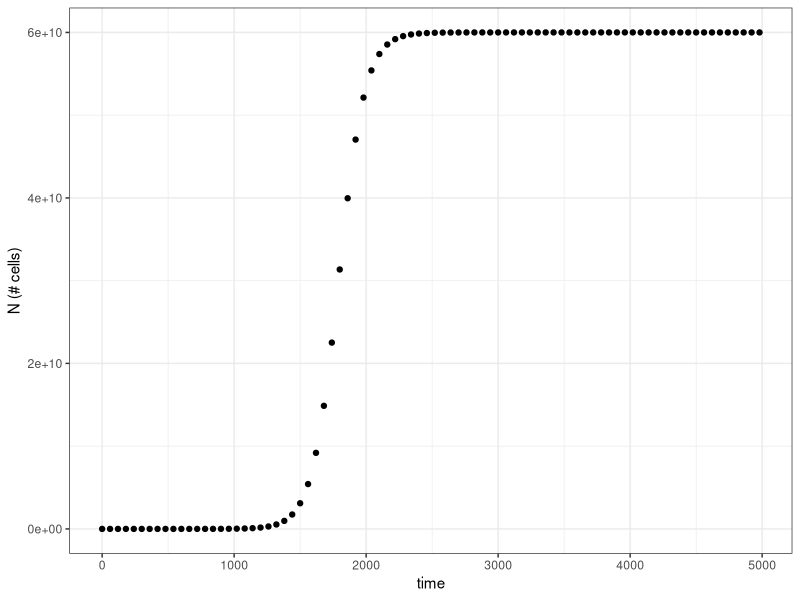
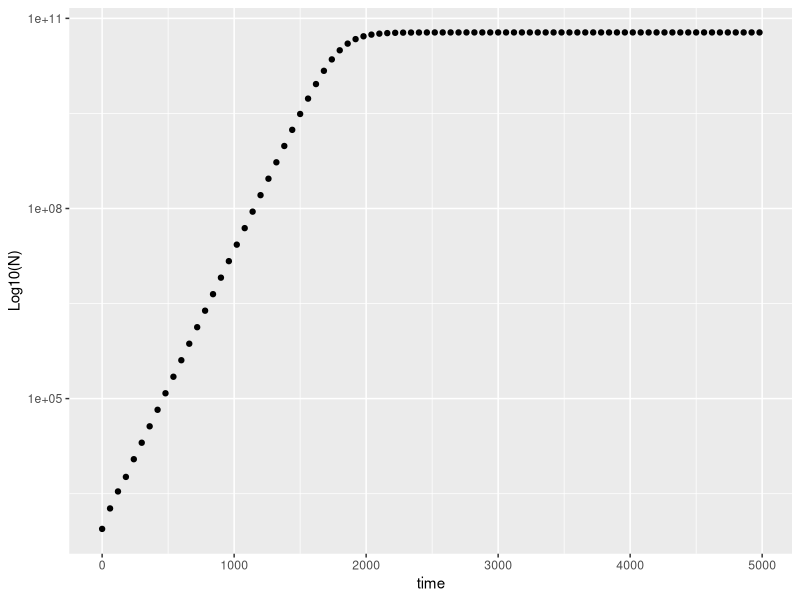

Reproduce these figures in R, in order.
#Script to plot the logistic growth data (plotting)

#uploading the data
growth_data <- read.csv("experiment.csv")

#installing package required for analysis
install.packages("ggplot2")
library(ggplot2)


#plotting the logistic model of the data
ggplot(aes(t,N), data = growth_data) +
  
  geom_point() +
  
  xlab("time") +
  
  ylab("N (# cells)") +
  
  theme_bw()
#the graph shows after a lag phase at the start of the time period, the bacteria then grow exponentially before plateauing out at around 2000 time

#plotting the model with logged y axis (number of cells)
ggplot(aes(t,N), data = growth_data) +
  
  geom_point() +
  
  xlab("time") +
  
  ylab("Log10(N)") +
  
  scale_y_continuous(trans='log10')
#the semi-logged plot shows linear relationship between time and logged number of cells at earlier time point then a constant state



